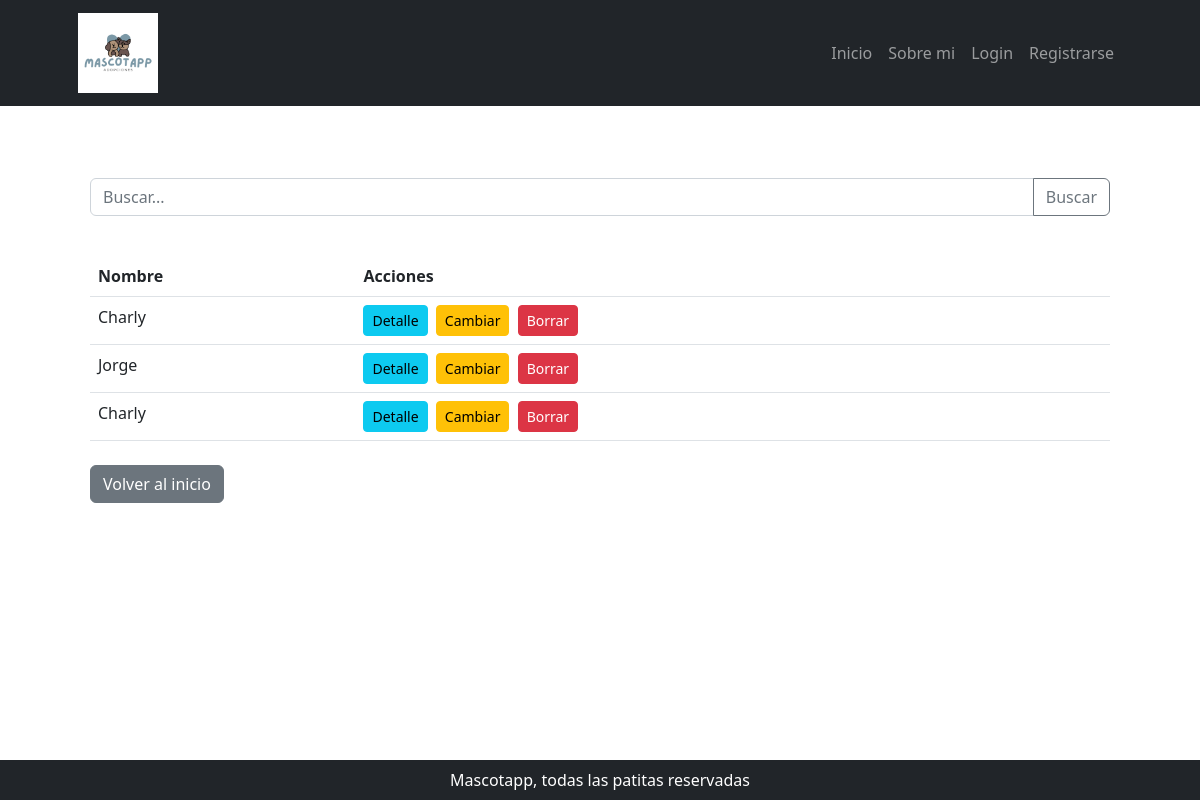
Page /adopcion/ on the committed database.
### adopcion/models.py (models this page shows, shortened)
class Adopcion(models.Model):
    adoptante = models.ForeignKey(User, on_delete=models.CASCADE)
    mascota = models.ForeignKey("mascota.Mascota", on_delete=models.CASCADE)
    fecha_adopcion = models.DateTimeField(default=timezone.now, editable=False)
    class Meta:
        ordering = ("-fecha_adopcion",)

### adopcion/views.py (the view)
# urls.py: path('', views.AdopcionList.as_view(), name='adopcion_list'),
class AdopcionList(ListView):
    model = Adopcion
    template_name = 'adopcion/lista_adopciones.html'
    context_object_name = 'adopciones'

### adopcion/templates/adopcion/adopcion_list.html (shortened to what this page needs)
{% extends 'core/base.html' %}
{% block contenido %}
<section class="container my-5">
    <section class="py-4">
        <form class="input-group mb-3" action="{% url 'adopcion:adopcion_list' %}" method="get">
            <input type="text" class="form-control" name="consulta" placeholder="Buscar..." aria-label="Buscar">
            <button class="btn btn-outline-secondary" type="submit" id="button-addon2">Buscar</button>
        </form>
    </section>
    {%if not object_list%}
    <p>No hay mascotas cargadas 🥳</p>
    {%else%}
    <table class="table table-hover">
        <thead>
            <tr>
                <th scope="col">Nombre</th>
                <th scope="col">Acciones</th>
            </tr>
        </thead>
        <tbody>
            {% for adopcion in object_list %}
            <tr>
                <td>{{ adopcion.adoptante.username }}</td>
                <td>
                    <a class="btn btn-info btn-sm me-1"
                        href="{% url 'adopcion:adopcion_detail' adopcion.id %}">Detalle</a>
                    <a class="btn btn-warning btn-sm me-1"
                        href="{% url 'adopcion:adopcion_update' adopcion.id %}">Cambiar</a>
                    <a class="btn btn-danger btn-sm" href="{% url 'adopcion:adopcion_delete' adopcion.id %}">Borrar</a>
                </td>
            </tr>
            {% endfor %}
        </tbody>
    </table>
    {%endif%}
    <section class="mt-4">
        <a class="btn btn-secondary" href="{% url 'core:home' %}" role="button">Volver al inicio</a>
    </section>
</section>
{% endblock contenido %}

### rows in the picture
Adopcion: adoptante.username "Charly"
Adopcion: adoptante.username "Jorge"
Adopcion: adoptante.username "Charly"
